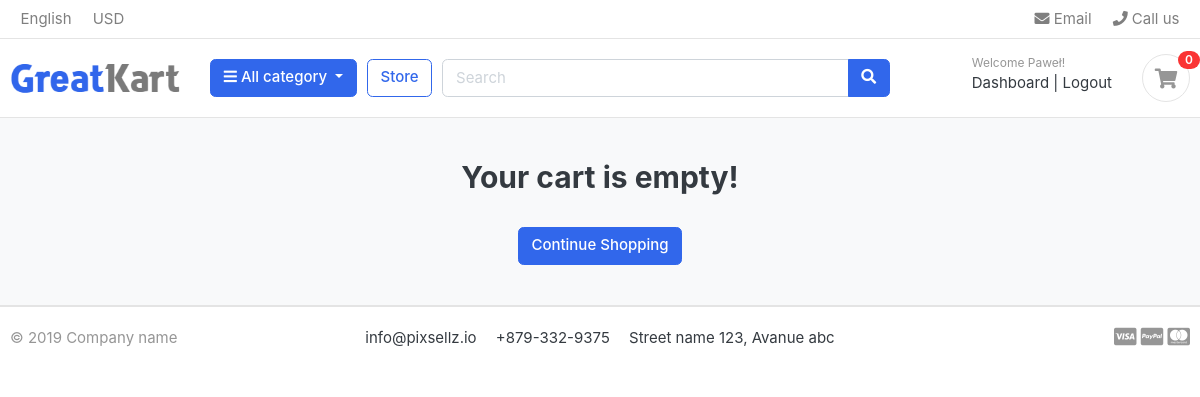
The page /cart/ (signed in) on the database as committed earlier.
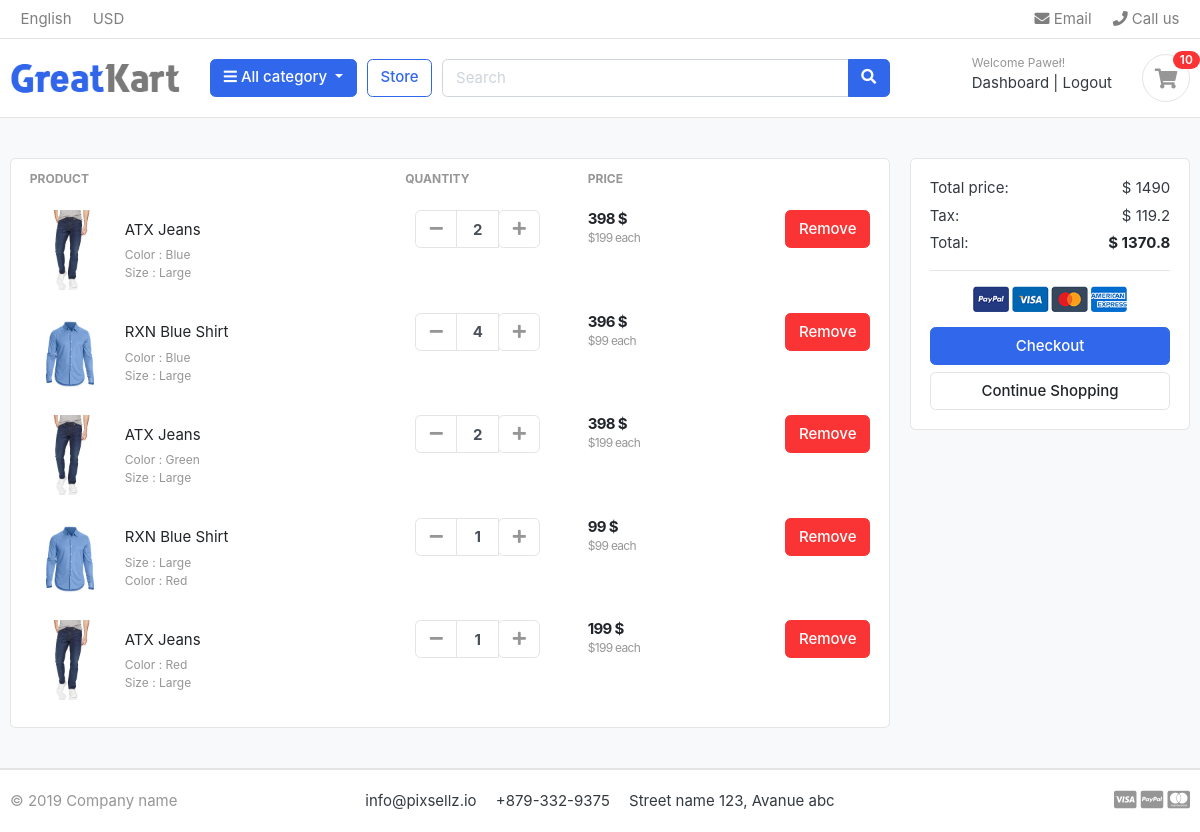
The same page on the database as committed later.
### accounts/models.py (models this page shows, shortened)
class Account(AbstractBaseUser):
    first_name = models.CharField(max_length=50)
    last_name = models.CharField(max_length=50)
    username = models.CharField(max_length=50, unique=True)
    email = models.EmailField(max_length=100, unique=True)
    phone_number = models.CharField(max_length=50)
    date_joined = models.DateTimeField(auto_now_add=True)
    last_login = models.DateTimeField(auto_now_add=True)
    is_admin = models.BooleanField(default=False)
    is_staff = models.BooleanField(default=False)
    is_active = models.BooleanField(default=False)
    is_superadmin = models.BooleanField(default=False)
    USERNAME_FIELD = 'email'
    REQUIRED_FIELDS = ['username','first_name','last_name']
    objects = MyAccountManager()

### carts/models.py (models this page shows, shortened)
class CartItem(models.Model):
    user = models.ForeignKey(Account, on_delete=models.CASCADE, null=True)
    product = models.ForeignKey(product, on_delete=models.CASCADE)
    variations = models.ManyToManyField(Variation, blank=True)
    cart = models.ForeignKey(Cart, on_delete=models.CASCADE, null=True)
    quantity = models.IntegerField()
    is_active = models.BooleanField(default = True)
    def sub_total(self):
        return self.product.price * self.quantity

### store/models.py (models this page shows, shortened)
class product(models.Model):
    product_name = models.CharField(max_length=200, unique=True)
    slug = models.SlugField(max_length=200, unique=True)
    description = models.TextField(max_length=500,blank=True)
    price = models.IntegerField()
    images = models.ImageField(upload_to='photos/products')
    stock = models.IntegerField()
    is_available = models.BooleanField(default=True)
    category = models.ForeignKey(Category, on_delete = models.CASCADE)
    created_date = models.DateTimeField(auto_now_add = True)
    modified_date = models.DateTimeField(auto_now = True)
    def get_url(self):
        return reverse('product_detail', args=[self.category.slug,self.slug])

class Variation(models.Model):
    product = models.ForeignKey(product, on_delete=models.CASCADE)
    variation_category = models.CharField(max_length=100, choices=variation_category_choices)
    variation_value = models.CharField(max_length= 100)
    is_active = models.BooleanField(default=True)
    created_date = models.DateTimeField(auto_now=True)
    objects = VariationManager()

### carts/views.py (the view)
# urls.py: path('', views.cart, name='cart'),
def cart(request, total = 0, quantity = 0, cart_items = None):
    try:
        tax = 0
        grand_total = 0
        if request.user.is_authenticated:
            cart_items = CartItem.objects.all().filter(user = request.user)
        else:
            cart = Cart.objects.get(cart_id = _cart_id(request))
            cart_items = CartItem.objects.filter(cart = cart, is_active = True)
        for cart_item in cart_items:
            total += (cart_item.product.price*cart_item.quantity)
            quantity += cart_item.quantity
        tax = (0.08 * total)
        grand_total = total - tax
    except ObjectDoesNotExist :
        pass
    context = {
        'cart_items': cart_items,
        'total': total,
        'quantity': quantity,
        'tax': tax,
        'grand_total': grand_total
    }
    return render(request, 'store/cart.html', context)

### carts/contect_processors.py (called while the page is built)
def counter(request):
    cart_count = 0
    if 'admin' in request.path:
        return ()
    else:
        try:
            cart = Cart.objects.filter(cart_id = _cart_id(request))
            if request.user.is_authenticated:
                cart_item = CartItem.objects.all().filter(user = request.user)
            else:
                cart_item = CartItem.objects.all().filter(cart = cart[:1])
            for cart_items in cart_item:
                cart_count += cart_items.quantity
        except Cart.DoesNotExist:
            cart_count = 0
    return dict(cart_count = cart_count)

### carts/views.py (called while the page is built)
def _cart_id(request):
    cart = request.session.session_key
    if not cart:
        cart = request.session.create()
    return cart

### category/context_processors.py (called while the page is built)
def menu_links(request):
    links = Category.objects.all
    return dict(links = links)

### category/models.py (called while the page is built)
    def get_url(self):
        return reverse('products_by_category', args = [self.slug])

### templates/store/cart.html (shortened to what this page needs)
{% extends 'base.html' %}
{% block content %}
<section class="section-content padding-y bg">
	<div class="container">
{% if quantity > 0 %}
	<div class="row">
		<aside class="col-lg-9">
	<div class="card">
	<table class="table table-borderless table-shopping-cart">
	<thead class="text-muted">
	<tr class="small text-uppercase">
	<th scope="col">Product</th>
	<th scope="col" width="120">Quantity</th>
	<th scope="col" width="120">Price</th>
	<th scope="col" class="text-right" width="200"> </th>
	</tr>
	</thead>
	<tbody>
	{% for cart_items in cart_items %}
	<tr>
		<td>
			<figure class="itemside align-items-center">
				<div class="aside"><img src="{{ cart_items.product.images.url }}" class="img-sm"></div>
				<figcaption class="info">
					<a href="{{ cart_items.product.get_url }}" class="title text-dark">{{ cart_items.product.product_name }}</a>
					<p class="text-muted small">
						{% if cart_items.variations.all %}
							{% for item in cart_items.variations.all %}
								{{ item.variation_category | capfirst }} : {{ item.variation_value }}
								<br>
							{% endfor %}
						{% endif %}
					</p>
				</figcaption>
			</figure>
		</td>
		<td>
						<div class="col">
							<div class="input-group input-spinner">
								<div class="input-group-prepend">
								<a href = "{% url 'remove_cart' cart_items.id %}" class="btn btn-light" type="button" id="button-plus"> <i class="fa fa-minus"></i> </a>
								</div>
								<input type="text" class="form-control"  value="{{ cart_items.quantity }}">
								<div class="input-group-append">
								<form action="{% url 'add_cart' cart_items.product.id %}" method="POST" >
									<button type = "submit" class="btn btn-light" type="button" id="button-minus"> <i class="fa fa-plus"></i> </button>
								</form>
							</div>
							</div>
						</div>
		</td>
		<td>
			<div class="price-wrap">
				<var class="price">{{ cart_items.sub_total }} $</var>
				<small class="text-muted"> ${{ cart_items.product.price }} each </small>
			</div>
		</td>
		<td class="text-right">
		<a href="{% url 'delete_cart' cart_items.id%}" class="btn btn-danger"> Remove </a>
		</td>
	</tr>
	{% endfor %}
	</tbody>
	</table>
	</div>
		</aside>
		<aside class="col-lg-3">
			<div class="card">
			<div class="card-body">
				<dl class="dlist-align">
				<dt>Total price:</dt>
				<dd class="text-right">$ {{ total }} </dd>
				</dl>
				<dl class="dlist-align">
				<dt>Tax:</dt>
				<dd class="text-right"> $ {{tax}} </dd>
				</dl>
				<dl class="dlist-align">
				<dt>Total:</dt>
				<dd class="text-right text-dark b"><strong>$ {{grand_total}}</strong></dd>
				</dl>
				<hr>
				<p class="text-center mb-3">
					<img src="./images/misc/payments.png" height="26">
				</p>
				<a href="{% url 'checkout' %}" class="btn btn-primary btn-block"> Checkout </a>
				<a href="{% url 'store' %}" class="btn btn-light btn-block">Continue Shopping</a>
			</div>
			</div>
	</aside>
	</div>
{% else %}
	<h2 class = 'text-center'>Your cart is empty!</h2>
	<br>
	<div class="text-center">
		<a class = "btn btn-primary" href="{% url 'store' %}">Continue Shopping</a>
	</div>
{% endif %}
</div>
</section>
{% endblock %}

### templates/base.html (shortened to what this page needs)
{% load static %}
<!DOCTYPE HTML>
<html lang="en">
<head>
<link href="{%static 'css/bootstrap.css'%}" rel="stylesheet" type="text/css"/>
<link href="{% static 'fonts/fontawesome/css/all.min.css' %}" type="text/css" rel="stylesheet">
<link href="{%static 'css/ui.css'%}" rel="stylesheet" type="text/css"/>
<link href="{%static 'css/responsive.css'%}" rel="stylesheet" media="only screen and (max-width: 1200px)" />
</head>
<body>
    {% include 'includes/navbar.html' %}
    {% block content %}{% endblock %}
    {% include 'includes/footer.html' %}

### templates/includes/navbar.html (shortened to what this page needs)
{% load static %}
<header class="section-header">
    <nav class="navbar p-md-0 navbar-expand-sm navbar-light border-bottom">
    <div class="container">
      <div class="collapse navbar-collapse" id="navbarTop4">
        <ul class="navbar-nav mr-auto">
            <li class="nav-item dropdown">
                 <a href="#" class="nav-link">   English </a>
            </li>
            <li class="nav-item dropdown">
                <a href="#" class="nav-link"> USD </a>
            </li>
        </ul>
        <ul class="navbar-nav">
            <li><a href="#" class="nav-link"> <i class="fa fa-envelope"></i> Email </a></li>
            <li><a href="#" class="nav-link"> <i class="fa fa-phone"></i> Call us </a></li>
        </ul>
      </div>
    </div>
    </nav>
    <section class="header-main border-bottom">
        <div class="container">
    <div class="row align-items-center">
        <div class="col-lg-2 col-md-3 col-6">
            <a href="{% url 'home' %}" class="brand-wrap">
                <img class="logo" src="{% static './images/logo.png' %}">
            </a>
        </div>
        <div class="col-lg col-sm col-md col-6 flex-grow-0">
            <div class="category-wrap dropdown d-inline-block float-right">
                <button type="button" class="btn btn-primary dropdown-toggle" data-toggle="dropdown">
                    <i class="fa fa-bars"></i> All category
                </button>
            </div>
        </div>
        <a href="{% url 'store'  %}" class="btn btn-outline-primary">Store</a>
        <div class="col-lg  col-md-6 col-sm-12 col">
            <form action="{% url 'search' %}" class="search">
                <div class="input-group w-100">
                    <input type="text" class="form-control" style="width:60%;" placeholder="Search" name = "keyword">
                    <div class="input-group-append">
                      <button class="btn btn-primary" type="submit">
                        <i class="fa fa-search"></i>
                      </button>
                    </div>
                </div>
            </form>
        </div>
        <div class="col-lg-3 col-sm-6 col-8 order-2 order-lg-3">
                    <div class="d-flex justify-content-end mb-3 mb-lg-0">
                        {% if user.id is None %}
                        <div class="widget-header">
                            <small class="title text-muted">Welcome guest!</small>
                            <div>
                                <a href="{% url 'login' %}">Sign in</a> <span class="dark-transp"> | </span>
                                <a href="{% url 'register' %}"> Register</a>
                            </div>
                        </div>
                        {% else %}
                        <div class="widget-header">
                            <small class="title text-muted">Welcome {{user.first_name}}!</small>
                            <div>
                                <a href="{% url 'dashboard' %}">Dashboard</a> <span class="dark-transp"> | </span>
                                <a href="{% url 'logout' %}"> Logout </a>
                            </div>
                        </div>
                        {% endif %}
                        <a href="{% url 'cart' %}" class="widget-header pl-3 ml-3">
                            <div class="icon icon-sm rounded-circle border"><i class="fa fa-shopping-cart"></i></div>
                            <span class="badge badge-pill badge-danger notify">{{ cart_count }}</span>
                        </a>
                    </div>
                </div>
    </div>
        </div>
    </section>
    </header>

### templates/includes/footer.html
{% load static %}
<footer class="section-footer border-top">
	<div class="container">
		<section class="footer-bottom border-top row">
			<div class="col-md-2">
				<p class="text-muted"> &copy 2019 Company name </p>
			</div>
			<div class="col-md-8 text-md-center">
				<span  class="px-2">info@pixsellz.io</span>
				<span  class="px-2">+879-332-9375</span>
				<span  class="px-2">Street name 123, Avanue abc</span>
			</div>
			<div class="col-md-2 text-md-right text-muted">
				<i class="fab fa-lg fa-cc-visa"></i>
				<i class="fab fa-lg fa-cc-paypal"></i>
				<i class="fab fa-lg fa-cc-mastercard"></i>
			</div>
		</section>
	</div>
</footer>
</body>
</html>

### static/css/ui.css (style rules this page uses)
html { font-family: "Inter", sans-serif; font-size: 15px; }
.price-wrap { letter-spacing: -0.7px; }
.icon-xs, .icon-sm, .icon-md, .icon-lg { display: inline-block; text-align: center; flex-shrink: 0; flex-grow: 0; }
.icon-sm { width: 48px; height: 48px; line-height: 48px !important; font-size: 20px; }
.img-xs, .img-sm, .img-md, .img-lg { -o-object-fit: cover; object-fit: cover; flex-shrink: 0; flex-grow: 0; }
.img-sm { width: 80px; height: 80px; }
.padding-y { padding-top: 40px; padding-bottom: 40px; }
var { font-style: normal; }
figure { margin-bottom: 0; }
.bg { background-color: #f8f9fa; }
.b { font-weight: 600; }
p:last-child { margin-bottom: 0; }
.header-main { position: relative; padding-top: 1rem; padding-bottom: 1rem; }
.brand-wrap .logo, .navbar-brand .logo { margin-right: 7px; max-height: 42px; display: inline-block; }
.widget-header { display: inline-block; vertical-align: middle; position: relative; }
.widget-header a { color: #343a40; }
.widget-header i { color: #969696; }
.widget-header .title { display: block; }
.widget-header .notify { position: absolute; top: -3px; right: -10px; }
.footer-bottom { padding-top: 20px; padding-bottom: 20px; }
.btn-light { background-color: #fff; border-color: #e4e4e4; }
.btn-light i { color: #969696; }
.itemside { position: relative; display: flex; width: 100%; }
.itemside .aside { position: relative; flex-shrink: 0; }
.itemside .info { padding-left: 15px; padding-right: 7px; }
.itemside p { margin-bottom: 0; }
.itemside .title { display: block; margin-bottom: 5px; color: #212529; }
[class*=dlist-] { margin-bottom: 5px; }
[class*=dlist-] dd { margin-bottom: 0; }
.dlist-align { display: flex; }
.dlist-align dt { width: 150px; word-wrap: break-word; font-weight: normal; }
.dlist-align dd { flex-grow: 1; }
.notify { position: absolute; top: -4px; right: -10px; display: inline-block; padding: 0.25em 0.6em; font-size: 12px; line-height: 1; text-align: center; border-radius: 3rem; color: #fff; background-color: #fa3434; }
.price { font-weight: 600; color: #212529; }
.input-spinner { width: 125px; flex-wrap: nowrap; display: inline-flex; vertical-align: middle; }
.input-spinner input.form-control { text-align: center; max-width: 46px; font-weight: bold; flex-basis: 46px; border-color: #e4e4e4; flex-grow: 0; }
.input-spinner .btn { width: 42px; text-align: center; padding-left: 0.5rem; padding-right: 0.5rem; }
.table-shopping-cart.table td, .table-shopping-cart.table th { padding-left: 1.25rem; padding-right: 1.25rem; }
.table-shopping-cart .price-wrap { line-height: 1.2; }
.table-shopping-cart .price { font-weight: bold; margin-right: 5px; display: block; }

Rows that differ between the two databases and show on the page:
added CartItem: product.images (picture), product.product_name "ATX Jeans", quantity "2", sub_total "398", product.price "199"
now on this page (row unchanged): Variation: variation_category "Color", variation_value "Blue", shown under "ATX Jeans"
now on this page (row unchanged): Variation: variation_category "Size", variation_value "Large"
added CartItem: product.images (picture), product.product_name "RXN Blue Shirt", quantity "4", sub_total "396", product.price "99"
added Variation: variation_category "Color", variation_value "Blue", shown under "RXN Blue Shirt"
added Variation: variation_category "Size", variation_value "Large"
added CartItem: product.images (picture), product.product_name "ATX Jeans", quantity "2", sub_total "398", product.price "199"
now on this page (row unchanged): Variation: variation_category "Color", variation_value "Green", shown under "ATX Jeans"
added CartItem: product.images (picture), product.product_name "RXN Blue Shirt", quantity "1", sub_total "99", product.price "99"
added Variation: variation_category "Color", variation_value "Red", shown under "RXN Blue Shirt"
added CartItem: product.images (picture), product.product_name "ATX Jeans", quantity "1", sub_total "199", product.price "199"
now on this page (row unchanged): Variation: variation_category "Color", variation_value "Red", shown under "ATX Jeans"
Other text that changed with them:
{{ cart_count }}: "0" → "10"
{{ total }}: (not shown) → "1490"
{{ tax }}: (not shown) → "119.2"
{{ grand_total }}: (not shown) → "1370.8"
text no longer shown: "Your cart is empty!"
text now shown: "PRODUCT QUANTITY PRICE Total price: $ Tax: $ Total: $ Checkout"
